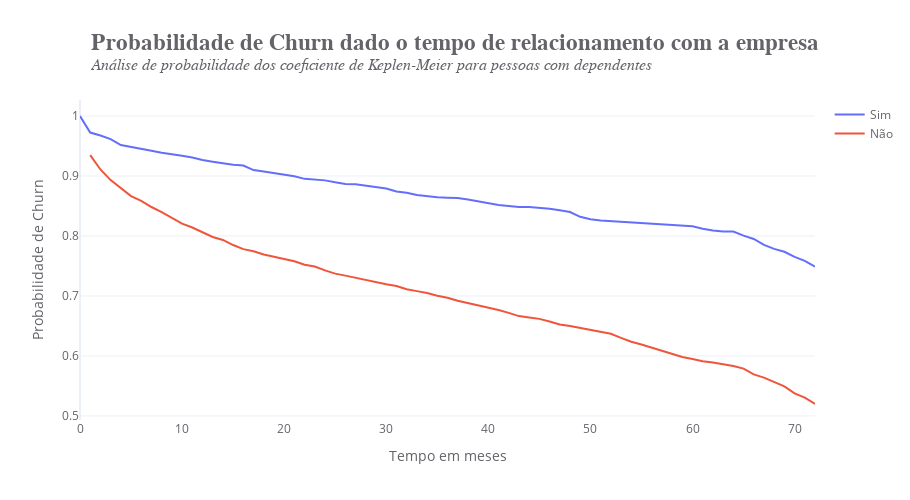

This figure's notebook cell:
### Code cell
# Filtrando os dados de pessoas com dependentes
data_dependents = data.query("Dependents == 'Yes'")

# Aplicando o teste
tempo_dependents, probabilidade_dependents = kaplan_meier_estimator(data_dependents['Churn'], data_dependents['tenure'])

# Filtrando os dados de pessoas sem dependentes
data_not_dependents = data.query("Dependents == 'No'")

# Aplicando o teste
tempo_not_dependents, probabilidade_not_dependents = kaplan_meier_estimator(data_not_dependents['Churn'], data_not_dependents['tenure'])

# Plotando o gráfico
fig = go.Figure(data=[go.Scatter(x=tempo_dependents, y=probabilidade_dependents, name='Sim'),
                      go.Scatter(x=tempo_not_dependents, y=probabilidade_not_dependents, name='Não')])


# Atualizando o layout da figure
fig.update_layout(
    title='<b>Probabilidade de Churn dado o tempo de relacionamento com a empresa</b><br><sup><i>Análise de probabilidade dos coeficiente de Keplen-Meier para pessoas com dependentes</i></sup>',
    title_font=dict(size=23, family="Arial"),
    font_color='#646369',
    template='plotly_white',
    yaxis=dict(showticklabels=True, showgrid=True, title='Probabilidade de Churn'),
    xaxis=dict(showgrid=False, title='Tempo em meses'),
    title_x=0.1,
    width=910,
    height=500,
    showlegend=True
)

### Figure 1 — Plotly figure (JSON) as saved in the notebook; plotly's stock layout.template omitted (floating-point values rounded to 4 significant figures)
{"data": [{"name": "Sim", "type": "scatter", "x": [0, 1, 2, 3, 4, 5, 6, 7, 8, 9, 10, 11, 12, 13, 14, 15, 16, 17, 18, 19, 20, 21, 22, 23, 24, 25, 26, 27, 28, 29, 30, 31, 32, 33, 34, 35, 36, 37, 38, 39, 40, 41, 42, 43, 44, 45, 46, 47, 48, 49, 50, 51, 52, 53, 54, 55, 56, 57, 58, 59, 60, 61, 62, 63, 64, 65, 66, 67, 68, 69, 70, 71, 72], "y": [1, 0.9724, 0.9675, 0.9616, 0.9517, 0.9481, 0.9451, 0.942, 0.9389, 0.9357, 0.9336, 0.9309, 0.9265, 0.9237, 0.9209, 0.9186, 0.9174, 0.9098, 0.9074, 0.905, 0.9026, 0.8995, 0.8952, 0.8933, 0.8927, 0.8894, 0.8867, 0.8861, 0.8833, 0.8813, 0.8792, 0.8742, 0.872, 0.8684, 0.8662, 0.8646, 0.8639, 0.8631, 0.8607, 0.8575, 0.855, 0.8517, 0.85, 0.8482, 0.8482, 0.8473, 0.8455, 0.8427, 0.8398, 0.8319, 0.8279, 0.8259, 0.8248, 0.8237, 0.8226, 0.8214, 0.8202, 0.819, 0.8177, 0.8177, 0.8163, 0.8121, 0.8091, 0.8075, 0.8075, 0.8005, 0.795, 0.785, 0.7785, 0.7736, 0.7651, 0.7584, 0.749]}, {"name": "Não", "type": "scatter", "x": [1, 2, 3, 4, 5, 6, 7, 8, 9, 10, 11, 12, 13, 14, 15, 16, 17, 18, 19, 20, 21, 22, 23, 24, 25, 26, 27, 28, 29, 30, 31, 32, 33, 34, 35, 36, 37, 38, 39, 40, 41, 42, 43, 44, 45, 46, 47, 48, 49, 50, 51, 52, 53, 54, 55, 56, 57, 58, 59, 60, 61, 62, 63, 64, 65, 66, 67, 68, 69, 70, 71, 72], "y": [0.9347, 0.9109, 0.8931, 0.8792, 0.8664, 0.8587, 0.8483, 0.8398, 0.8303, 0.8204, 0.8141, 0.8066, 0.7983, 0.7934, 0.7848, 0.778, 0.7746, 0.7692, 0.765, 0.7611, 0.7577, 0.752, 0.7491, 0.7426, 0.7372, 0.7339, 0.7301, 0.7276, 0.7237, 0.7195, 0.7165, 0.7111, 0.708, 0.7049, 0.7003, 0.697, 0.6919, 0.6881, 0.6843, 0.6805, 0.6766, 0.6717, 0.6664, 0.6639, 0.6618, 0.6574, 0.6525, 0.6498, 0.6465, 0.6436, 0.6406, 0.637, 0.6302, 0.6236, 0.6191, 0.6139, 0.6097, 0.6034, 0.5982, 0.5948, 0.5913, 0.589, 0.5867, 0.5833, 0.5788, 0.5691, 0.5639, 0.5569, 0.5492, 0.5375, 0.5305, 0.5198]}], "layout": {"font": {"color": "#646369"}, "height": 500, "showlegend": true, "title": {"font": {"family": "Arial", "size": 23}, "text": "<b>Probabilidade de Churn dado o tempo de relacionamento com a empresa</b><br><sup><i>Análise de probabilidade dos coeficiente de Keplen-Meier para pessoas com dependentes</i></sup>", "x": 0.1}, "width": 910, "xaxis": {"showgrid": false, "title": {"text": "Tempo em meses"}}, "yaxis": {"showgrid": true, "showticklabels": true, "title": {"text": "Probabilidade de Churn"}}}}
